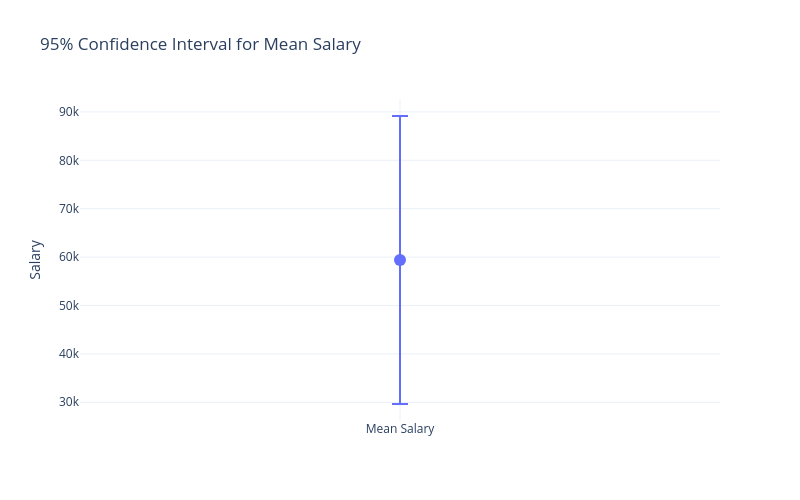

The notebook cell this image was saved under:
### Markdown cell above
## 13. Interpretation

### Code cell
import plotly.graph_objects as go

# Display results
print(f"Mean Salary:  {sample_mean:,.2f}")
print(f"Lower Bound:  {lower_bound:,.2f}")
print(f"Upper Bound:  {upper_bound:,.2f}")

# Create figure
fig = go.Figure()

# Add mean salary with confidence interval
fig.add_trace(
    go.Scatter(
        x=["Mean Salary"],
        y=[sample_mean],
        mode="markers",
        marker=dict(size=12),
        error_y=dict(
            type="data",
            symmetric=False,
            array=[upper_bound - sample_mean],
            arrayminus=[sample_mean - lower_bound],
            visible=True,
            thickness=2,
            width=8
        ),
        hovertemplate=(
            "Mean Salary: %{y:,.2f}<br>"
            f"95% CI: {lower_bound:,.2f} – {upper_bound:,.2f}"
            "<extra></extra>"
        )
    )
)

# Customize layout
fig.update_layout(
    title="95% Confidence Interval for Mean Salary",
    xaxis_title="",
    yaxis_title="Salary",
    template="plotly_white",
    width=800,
    height=500
)

# Display
fig.show()

### Figure 1 — Plotly figure (JSON) as saved in the notebook; plotly's stock layout.template omitted (floating-point values rounded to 4 significant figures)
{"data": [{"error_y": {"array": [29760.0], "arrayminus": [29760.0], "symmetric": false, "thickness": 2, "type": "data", "visible": true, "width": 8}, "hovertemplate": "Mean Salary: %{y:,.2f}<br>95% CI: 29,644.07 – 89,155.93<extra></extra>", "marker": {"size": 12}, "mode": "markers", "type": "scatter", "x": ["Mean Salary"], "y": [59400]}], "layout": {"height": 500, "title": {"text": "95% Confidence Interval for Mean Salary"}, "width": 800, "xaxis": {"title": {"text": ""}}, "yaxis": {"title": {"text": "Salary"}}}}
